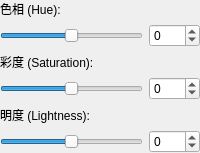
          <widget class="QWidget" name="pageColorizeEccv2016">
           <layout class="QVBoxLayout" name="verticalLayout">
            <property name="leftMargin">
             <number>0</number>
            </property>
            <property name="topMargin">
             <number>0</number>
            </property>
            <property name="rightMargin">
             <number>0</number>
            </property>
            <property name="bottomMargin">
             <number>0</number>
            </property>
            <item>
             <widget class="QLabel" name="lblColorizeHue">
              <property name="text">
               <string>色相 (Hue):</string>
              </property>
             </widget>
            </item>
            <item>
             <layout class="QHBoxLayout" name="layoutColorizeHue">
              <item>
               <widget class="QSlider" name="sliderColorizeHue">
                <property name="minimum">
                 <number>-180</number>
                </property>
                <property name="maximum">
                 <number>180</number>
                </property>
                <property name="orientation">
                 <enum>Qt::Orientation::Horizontal</enum>
                </property>
               </widget>
              </item>
              <item>
               <widget class="QSpinBox" name="spinColorizeHue">
                <property name="minimum">
                 <number>-180</number>
                </property>
                <property name="maximum">
                 <number>180</number>
                </property>
               </widget>
              </item>
             </layout>
            </item>
            <item>
             <widget class="QLabel" name="lblColorizeSaturation">
              <property name="text">
               <string>彩度 (Saturation):</string>
              </property>
             </widget>
            </item>
            <item>
             <layout class="QHBoxLayout" name="layoutColorizeSaturation">
              <item>
               <widget class="QSlider" name="sliderColorizeSaturation">
                <property name="minimum">
                 <number>-100</number>
                </property>
                <property name="maximum">
                 <number>100</number>
                </property>
                <property name="orientation">
                 <enum>Qt::Orientation::Horizontal</enum>
                </property>
               </widget>
              </item>
              <item>
               <widget class="QSpinBox" name="spinColorizeSaturation">
                <property name="minimum">
                 <number>-100</number>
                </property>
                <property name="maximum">
                 <number>100</number>
                </property>
               </widget>
              </item>
             </layout>
            </item>
            <item>
             <widget class="QLabel" name="lblColorizeLightness">
              <property name="text">
               <string>明度 (Lightness):</string>
              </property>
             </widget>
            </item>
            <item>
             <layout class="QHBoxLayout" name="layoutColorizeLightness">
              <item>
               <widget class="QSlider" name="sliderColorizeLightness">
                <property name="minimum">
                 <number>-100</number>
                </property>
                <property name="maximum">
                 <number>100</number>
                </property>
                <property name="orientation">
                 <enum>Qt::Orientation::Horizontal</enum>
                </property>
               </widget>
              </item>
              <item>
               <widget class="QSpinBox" name="spinColorizeLightness">
                <property name="minimum">
                 <number>-100</number>
                </property>
                <property name="maximum">
                 <number>100</number>
                </property>
               </widget>
              </item>
             </layout>
            </item>
           </layout>
          </widget>
